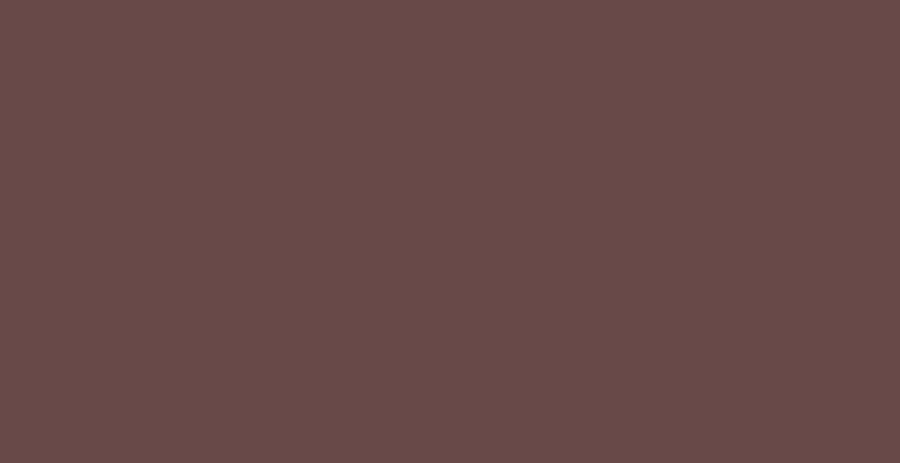
#> input picture images/000.png, 900 x 463 px; its folder holds 4 pictures in this run; the run also reads 1 picture not shown here
$ python gen.py
#> lines starting #> are read from the running program, lines starting #| are printed output that depends on the picture
import cv2
import numpy as np
import os

path = './images/'
images = np.stack([cv2.imread(path+i) for i in os.listdir(path)])
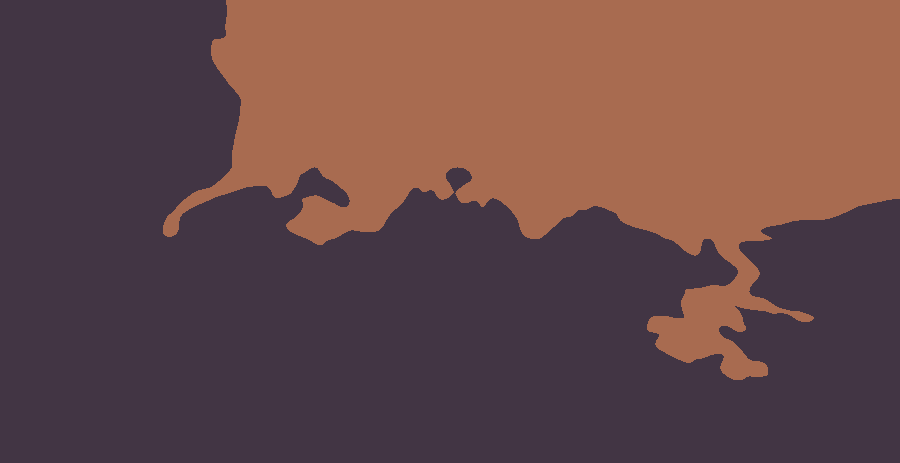
#> input picture images/001.png, 900 x 463 px
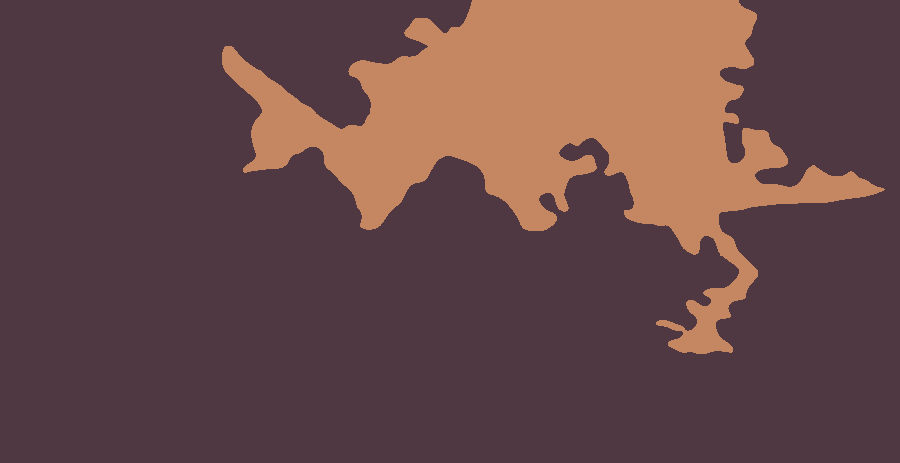
#> input picture images/003.png, 900 x 463 px
print(images.shape)
#| (4, 463, 900, 3)
video = cv2.VideoWriter('record.mp4', 0, 24, (images.shape[2], images.shape[1]))
for image in images:
	video.write(image)
#> this loop made 4 passes
cv2.destroyAllWindows()
video.release()
